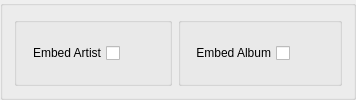
                <widget class="QGroupBox" name="gb2_2">
                 <property name="title">
                  <string/>
                 </property>
                 <property name="flat">
                  <bool>true</bool>
                 </property>
                 <layout class="QHBoxLayout" name="horizontalLayout_130">
                  <item>
                   <widget class="QGroupBox" name="groupBox_63">
                    <property name="title">
                     <string/>
                    </property>
                    <layout class="QHBoxLayout" name="horizontalLayout_128">
                     <item>
                      <widget class="QCheckBox" name="embed_artist">
                       <property name="layoutDirection">
                        <enum>Qt::RightToLeft</enum>
                       </property>
                       <property name="text">
                        <string>Embed Artist</string>
                       </property>
                      </widget>
                     </item>
                     <item>
                      <spacer name="horizontalSpacer_70">
                       <property name="orientation">
                        <enum>Qt::Horizontal</enum>
                       </property>
                       <property name="sizeHint" stdset="0">
                        <size>
                         <width>40</width>
                         <height>20</height>
                        </size>
                       </property>
                      </spacer>
                     </item>
                    </layout>
                   </widget>
                  </item>
                  <item>
                   <widget class="QGroupBox" name="groupBox_64">
                    <property name="title">
                     <string/>
                    </property>
                    <layout class="QHBoxLayout" name="horizontalLayout_129">
                     <item>
                      <widget class="QCheckBox" name="embed_album">
                       <property name="layoutDirection">
                        <enum>Qt::RightToLeft</enum>
                       </property>
                       <property name="text">
                        <string>Embed Album</string>
                       </property>
                      </widget>
                     </item>
                     <item>
                      <spacer name="horizontalSpacer_71">
                       <property name="orientation">
                        <enum>Qt::Horizontal</enum>
                       </property>
                       <property name="sizeHint" stdset="0">
                        <size>
                         <width>40</width>
                         <height>20</height>
                        </size>
                       </property>
                      </spacer>
                     </item>
                    </layout>
                   </widget>
                  </item>
                 </layout>
                </widget>
